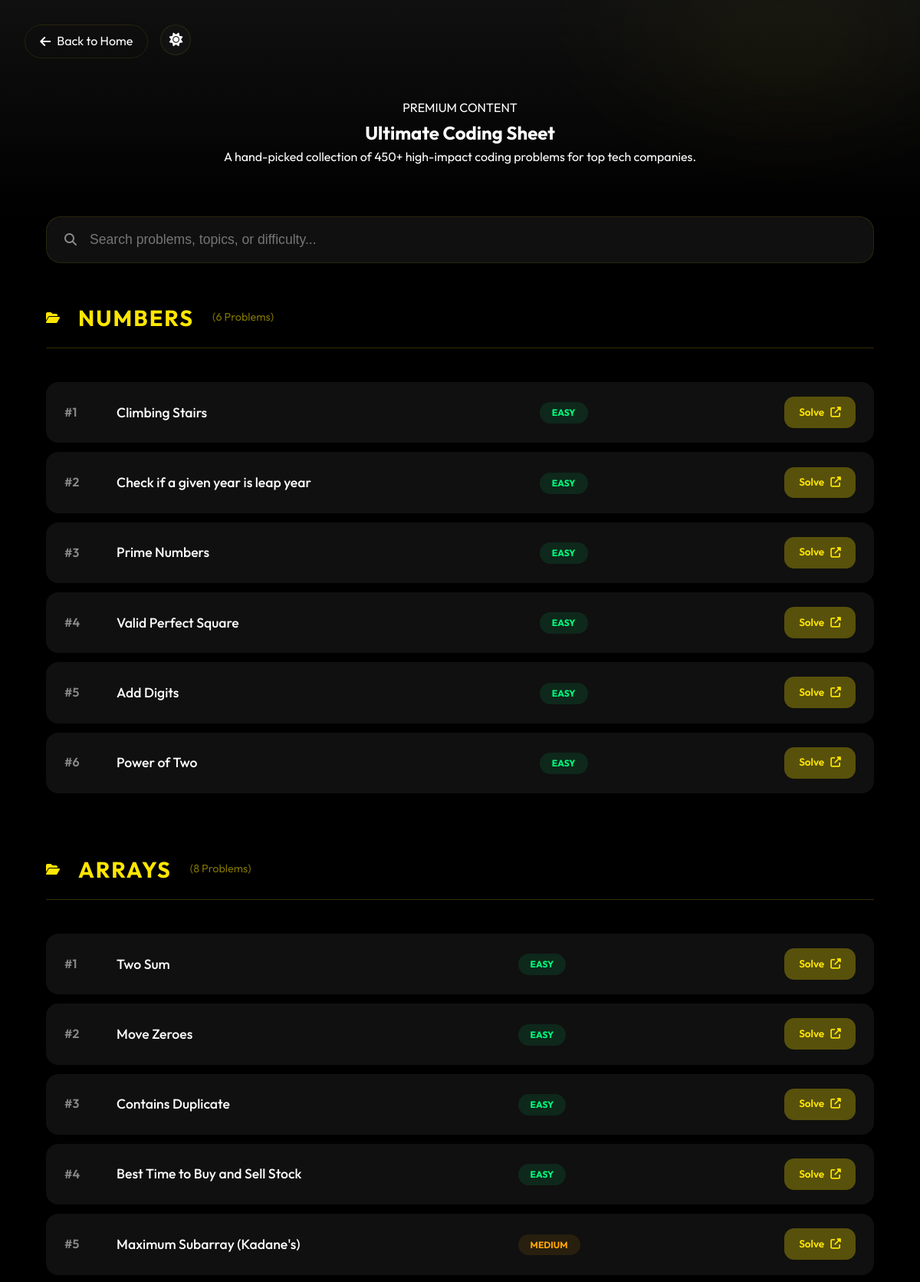
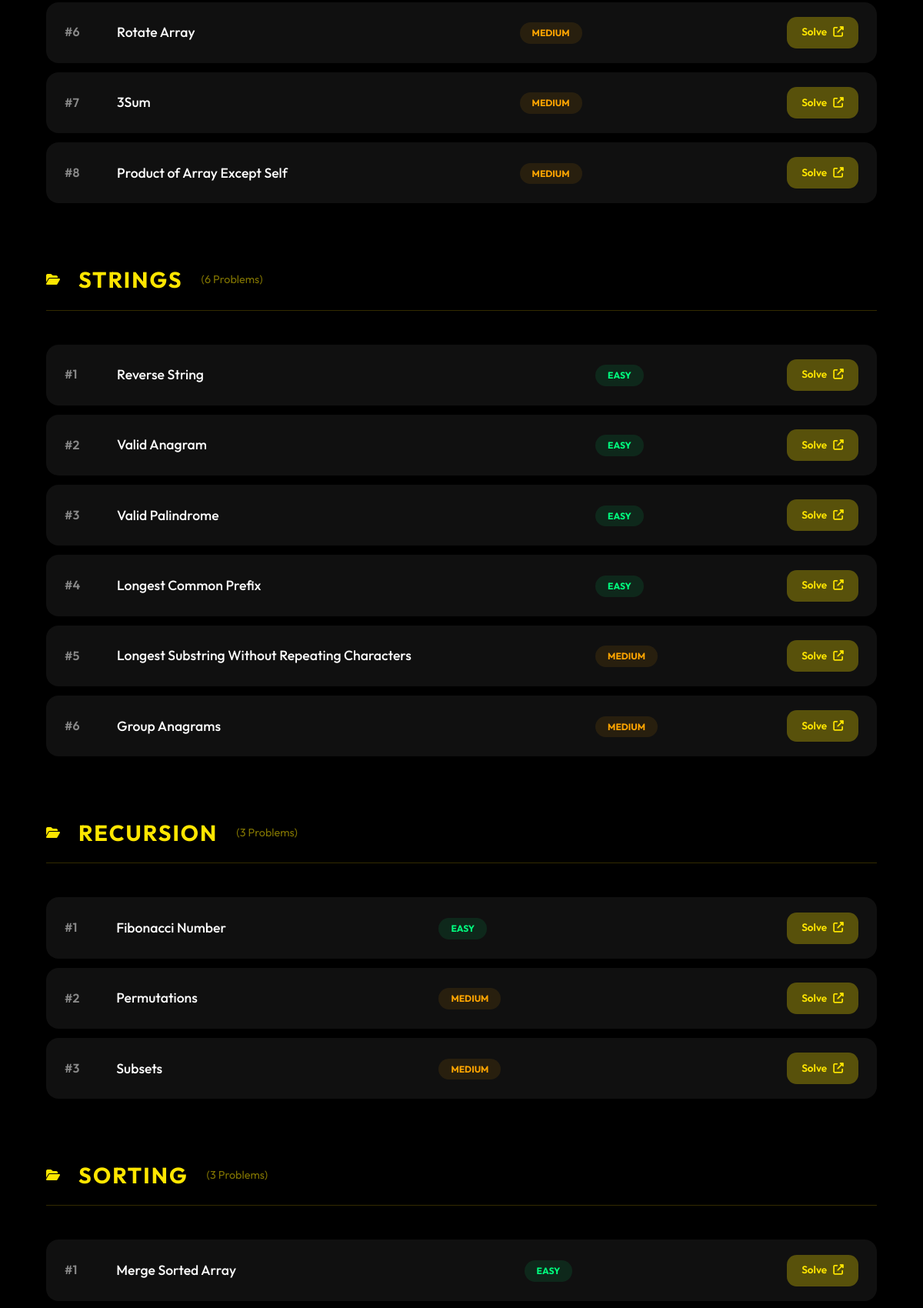
Screenshot of /practice (upper part) with the database file from the repository (2 pictures, top to bottom).
### tables this page shows
CREATE TABLE practice_problems (
        id INTEGER PRIMARY KEY AUTOINCREMENT,
        topic TEXT NOT NULL,
        problem_name TEXT NOT NULL,
        link TEXT,
        difficulty TEXT
    );

### app.py (the view)
@app.get("/practice", response_class=HTMLResponse)
async def practice_page(request: Request):
    conn = get_db_connection()
    problems = conn.execute('SELECT * FROM practice_problems').fetchall()
    conn.close()
    grouped = {}
    for p in problems:
        p_dict = dict(p)
        topic = p_dict['topic']
        if topic not in grouped:
            grouped[topic] = []
        grouped[topic].append(p_dict)
    return templates.TemplateResponse("practice.html", {"request": request, "grouped_problems": grouped})

### templates/practice.html (shortened to what this page needs)
<!DOCTYPE html>
<html lang="en">
<head>
    <link rel="stylesheet" href="/static/css/style.css">
    <link rel="stylesheet" href="https://cdnjs.cloudflare.com/ajax/libs/font-awesome/6.4.0/css/all.min.css">
</head>
<body>
    <div class="back-nav" style="display: flex; gap: 1rem;">
        <a href="/" class="btn-outline" style="text-decoration: none; display: flex; align-items: center; gap: 0.5rem;">
            <i class="fas fa-arrow-left"></i> Back to Home
        </a>
        <button class="theme-toggle" id="themeToggle">
            <i class="fas fa-sun"></i>
        </button>
    </div>
    <section class="practice-hero">
        <span>PREMIUM CONTENT</span>
        <h1>Ultimate <span>Coding</span> Sheet</h1>
        <p>A hand-picked collection of 450+ high-impact coding problems for top tech companies.</p>
    </section>
    <div class="practice-container">
        <div class="search-bar">
            <i class="fas fa-search"></i>
            <input type="text" id="problemSearch" placeholder="Search problems, topics, or difficulty..."
                onkeyup="filterProblems()">
        </div>
        {% for topic, problems in grouped_problems.items() %}
        <div class="topic-section">
            <div class="topic-header">
                <i class="fas fa-folder-open"></i>
                <h2>{{ topic }}</h2>
                <span style="opacity: 0.5; font-size: 0.9rem;">({{ problems|length }} Problems)</span>
            </div>
            <table class="problems-table">
                {% for problem in problems %}
                <tr class="problem-row">
                    <td>#{{ loop.index }}</td>
                    <td>
                        <a href="{{ problem.link }}" target="_blank" class="problem-name">{{ problem.problem_name }}</a>
                    </td>
                    <td>
                        <span class="difficulty-badge difficulty-{{ problem.difficulty }}">{{ problem.difficulty
                            }}</span>
                    </td>
                    <td>
                        <a href="{{ problem.link }}" target="_blank" class="btn-solve">
                            Solve <i class="fas fa-external-link-alt"></i>
                        </a>
                    </td>
                </tr>
                {% endfor %}
            </table>
        </div>
        {% endfor %}
    </div>
</body>
</html>

### static/css/style.css (style rules this page uses)
:root { --bg-color: #000000; --card-bg: rgba(20, 20, 20, 0.8); --border-color: rgba(255, 230, 0, 0.1); --accent-color: #ffe600; --accent-glow: rgba(255, 230, 0, 0.3); --secondary-color: #ff9900; --text-primary: #ffffff; --text-secondary: #a1a1a1; --nav-bg: rgba(5, 6, 11, 0.8); --glass-blur: blur(16px); --transition: all 0.4s cubic-bezier(0.16, 1, 0.3, 1); --modal-overlay: rgba(0, 0, 0, 0.8); }
html { scroll-behavior: smooth; }
* { margin: 0; padding: 0; box-sizing: border-box; }
body { font-family: 'Outfit', sans-serif; background-color: var(--bg-color); color: var(--text-primary); overflow-x: hidden; line-height: 1.6; }
body::before { content: ''; position: fixed; top: -10%; right: -10%; width: 600px; height: 600px; background: radial-gradient(circle, var(--accent-glow) 0%, transparent 70%); z-index: -1; filter: blur(80px); }
body::after { content: ''; position: fixed; bottom: -10%; left: -10%; width: 500px; height: 500px; background: radial-gradient(circle, rgba(168, 85, 247, 0.2) 0%, transparent 70%); z-index: -1; filter: blur(80px); }
.theme-toggle { background: var(--card-bg); border: 1px solid var(--border-color); color: var(--text-primary); width: 40px; height: 40px; border-radius: 50%; display: flex; align-items: center; justify-content: center; cursor: pointer; transition: var(--transition); font-size: 1.1rem; }
.btn-outline { border: 1px solid var(--border-color); background: transparent; color: var(--text-primary); padding: 0.5rem 1.2rem; border-radius: 50px; cursor: pointer; transition: var(--transition); }

### templates/practice.html (style rules this page uses)
.practice-hero { padding: 8rem 10% 4rem; text-align: center; background: linear-gradient(to bottom, var(--card-bg), transparent); }
.practice-container { max-width: 1200px; margin: 0 auto; padding: 0 5% 8rem; }
.topic-section { margin-bottom: 4rem; }
.topic-header { display: flex; align-items: center; gap: 1.5rem; margin-bottom: 2rem; color: var(--accent-color); border-bottom: 1px solid rgba(255, 215, 0, 0.2); padding-bottom: 1rem; }
.topic-header h2 { font-size: 1.8rem; letter-spacing: 2px; text-transform: uppercase; }
.problems-table { width: 100%; border-collapse: separate; border-spacing: 0 0.8rem; }
.problem-row { background: var(--card-bg); border: 1px solid var(--border-color); transition: all 0.3s ease; }
.problem-row td { padding: 1.2rem 1.5rem; }
.problem-row td:first-child { border-radius: 1rem 0 0 1rem; font-weight: 600; color: #888; width: 60px; }
.problem-row td:last-child { border-radius: 0 1rem 1rem 0; text-align: right; }
.problem-name { font-size: 1.1rem; font-weight: 500; color: var(--text-primary); text-decoration: none; transition: color 0.3s ease; }
.difficulty-badge { padding: 0.4rem 1rem; border-radius: 2rem; font-size: 0.75rem; font-weight: 700; text-transform: uppercase; }
.difficulty-Easy { background: rgba(0, 255, 127, 0.1); color: #00ff7f; }
.difficulty-Medium { background: rgba(255, 165, 0, 0.1); color: #ffa500; }
.btn-solve { background: var(--accent-glow); color: var(--accent-color); padding: 0.6rem 1.2rem; border-radius: 0.8rem; text-decoration: none; font-size: 0.85rem; font-weight: 600; transition: all 0.3s ease; display: inline-flex; align-items: center; gap: 0.5rem; }
.search-bar { margin-bottom: 3rem; position: relative; }
.search-bar i { position: absolute; left: 1.5rem; top: 50%; transform: translateY(-50%); color: #888; }
.search-bar input { width: 100%; background: var(--card-bg); border: 1px solid var(--border-color); padding: 1.2rem 1.2rem 1.2rem 3.5rem; border-radius: 1.2rem; color: var(--text-primary); font-size: 1.1rem; outline: none; transition: border-color 0.3s ease; }
.back-nav { position: fixed; top: 2rem; left: 2rem; z-index: 100; }

### rows the page displays
practice_problems: topic "NUMBERS", problems "6", problem_name "Climbing Stairs", difficulty "EASY"
practice_problems: problem_name "Check if a given year is leap year", difficulty "EASY"
practice_problems: problem_name "Prime Numbers", difficulty "EASY"
practice_problems: problem_name "Valid Perfect Square", difficulty "EASY"
practice_problems: problem_name "Add Digits", difficulty "EASY"
practice_problems: problem_name "Power of Two", difficulty "EASY"
practice_problems: topic "ARRAYS", problems "8", problem_name "Two Sum", difficulty "EASY"
practice_problems: problem_name "Move Zeroes", difficulty "EASY"
practice_problems: problem_name "Contains Duplicate", difficulty "EASY"
practice_problems: problem_name "Best Time to Buy and Sell Stock", difficulty "EASY"
practice_problems: problem_name "Maximum Subarray (Kadane's)", difficulty "MEDIUM"
practice_problems: problem_name "Rotate Array", difficulty "MEDIUM"
practice_problems: problem_name "3Sum", difficulty "MEDIUM"
practice_problems: problem_name "Product of Array Except Self", difficulty "MEDIUM"
practice_problems: topic "STRINGS", problems "6", problem_name "Reverse String", difficulty "EASY"
practice_problems: problem_name "Valid Anagram", difficulty "EASY"
practice_problems: problem_name "Valid Palindrome", difficulty "EASY"
practice_problems: problem_name "Longest Common Prefix", difficulty "EASY"
practice_problems: problem_name "Longest Substring Without Repeating Characters", difficulty "MEDIUM"
practice_problems: problem_name "Group Anagrams", difficulty "MEDIUM"
practice_problems: topic "RECURSION", problems "3", problem_name "Fibonacci Number", difficulty "EASY"
practice_problems: problem_name "Permutations", difficulty "MEDIUM"
practice_problems: problem_name "Subsets", difficulty "MEDIUM"
practice_problems: topic "SORTING", problems "3", problem_name "Merge Sorted Array", difficulty "EASY"
